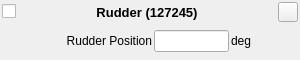
<?xml version="1.0" encoding="UTF-8"?>
<!-- Copyright (C) 2024-2026 RF StateSide LLC; SPDX-License-Identifier: AGPL-3.0-or-later -->
<ui version="4.0">
 <class>Rudder127245</class>
 <widget class="QWidget" name="Rudder127245">
  <property name="geometry">
   <rect>
    <x>0</x>
    <y>0</y>
    <width>300</width>
    <height>60</height>
   </rect>
  </property>
  <property name="windowTitle">
   <string>Form</string>
  </property>
  <layout class="QVBoxLayout" name="verticalLayout">
   <property name="spacing">
    <number>2</number>
   </property>
   <property name="leftMargin">
    <number>2</number>
   </property>
   <property name="topMargin">
    <number>2</number>
   </property>
   <property name="rightMargin">
    <number>2</number>
   </property>
   <property name="bottomMargin">
    <number>2</number>
   </property>
   <item>
    <layout class="QHBoxLayout" name="horizontalLayout_1">
     <item>
      <widget class="QCheckBox" name="checkBoxEnabled">
       <property name="text">
        <string/>
       </property>
       <property name="checked">
        <bool>false</bool>
       </property>
      </widget>
     </item>
     <item>
      <spacer name="horizontalSpacer">
       <property name="orientation">
        <enum>Qt::Orientation::Horizontal</enum>
       </property>
       <property name="sizeHint" stdset="0">
        <size>
         <width>40</width>
         <height>20</height>
        </size>
       </property>
      </spacer>
     </item>
     <item>
      <widget class="QLabel" name="labelTitle">
       <property name="font">
        <font>
         <pointsize>10</pointsize>
         <bold>true</bold>
        </font>
       </property>
       <property name="text">
        <string>Rudder (127245)</string>
       </property>
       <property name="alignment">
        <set>Qt::AlignmentFlag::AlignCenter</set>
       </property>
      </widget>
     </item>
     <item>
      <spacer name="horizontalSpacer_2">
       <property name="orientation">
        <enum>Qt::Orientation::Horizontal</enum>
       </property>
       <property name="sizeHint" stdset="0">
        <size>
         <width>40</width>
         <height>20</height>
        </size>
       </property>
      </spacer>
     </item>
     <item>
      <widget class="QPushButton" name="pushButtonRemove">
       <property name="minimumSize">
        <size>
         <width>20</width>
         <height>20</height>
        </size>
       </property>
       <property name="maximumSize">
        <size>
         <width>20</width>
         <height>20</height>
        </size>
       </property>
       <property name="text">
        <string/>
       </property>
      </widget>
     </item>
    </layout>
   </item>
   <item>
    <layout class="QHBoxLayout" name="horizontalLayout_2">
     <item>
      <widget class="QLabel" name="labelRudderPosition">
       <property name="minimumSize">
        <size>
         <width>150</width>
         <height>22</height>
        </size>
       </property>
       <property name="maximumSize">
        <size>
         <width>150</width>
         <height>16777215</height>
        </size>
       </property>
       <property name="text">
        <string>Rudder Position</string>
       </property>
       <property name="alignment">
        <set>Qt::AlignmentFlag::AlignRight|Qt::AlignmentFlag::AlignTrailing|Qt::AlignmentFlag::AlignVCenter</set>
       </property>
      </widget>
     </item>
     <item>
      <widget class="QLineEdit" name="lineEditRudderPosition">
       <property name="minimumSize">
        <size>
         <width>75</width>
         <height>22</height>
        </size>
       </property>
       <property name="maximumSize">
        <size>
         <width>75</width>
         <height>16777215</height>
        </size>
       </property>
      </widget>
     </item>
     <item>
      <widget class="ClickableLabel" name="labelUnitsRudderPosition">
       <property name="minimumSize">
        <size>
         <width>50</width>
         <height>22</height>
        </size>
       </property>
       <property name="toolTip">
        <string>&lt;html&gt;&lt;head/&gt;&lt;body&gt;&lt;p&gt;Click to change units&lt;/p&gt;&lt;/body&gt;&lt;/html&gt;</string>
       </property>
       <property name="text">
        <string>deg</string>
       </property>
      </widget>
     </item>
    </layout>
   </item>
  </layout>
 </widget>
 <customwidgets>
  <customwidget>
   <class>ClickableLabel</class>
   <extends>QLabel</extends>
   <header location="global">clickablelabel.h</header>
  </customwidget>
 </customwidgets>
 <resources/>
 <connections/>
</ui>
